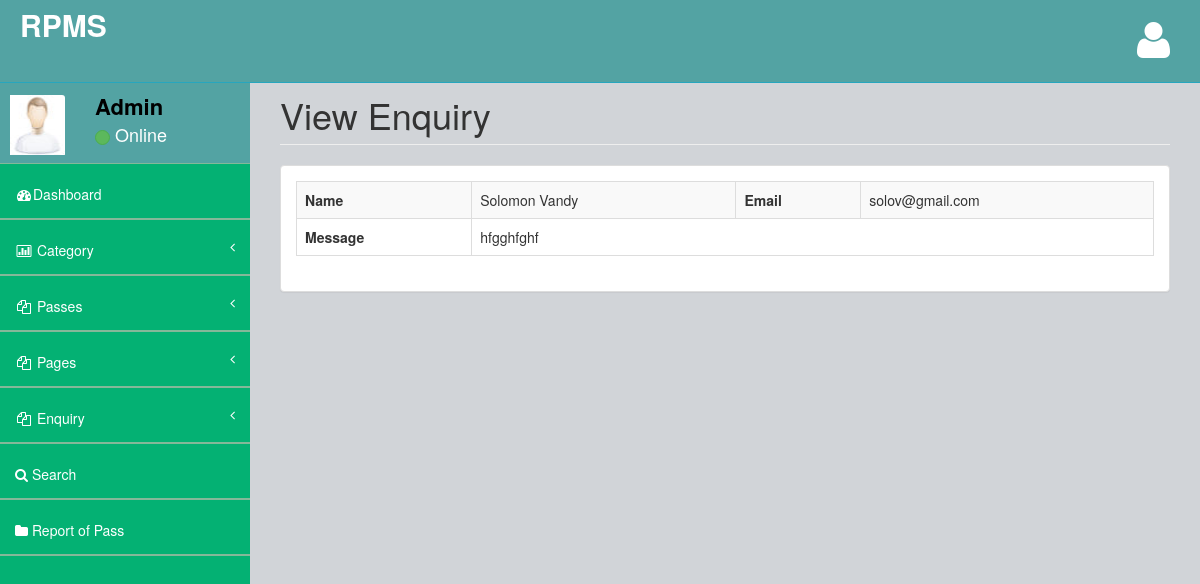
/rpms/admin/view-enquiry.php?viewid=1 (signed in), run on the app's committed database.
### tables this page shows
CREATE TABLE `tblcontact` (
  `ID` int(10) NOT NULL,
  `Name` varchar(200) DEFAULT NULL,
  `Email` varchar(200) DEFAULT NULL,
  `Message` mediumtext DEFAULT NULL,
  `EnquiryDate` timestamp NOT NULL DEFAULT current_timestamp(),
  `IsRead` int(5) DEFAULT NULL
);

### rpms/admin/view-enquiry.php (the view, shortened to what this page needs)
<?php
include('includes/dbconnection.php');
if (strlen($_SESSION['bpmsaid']==0)) {
  header('location:logout.php');
  } else{
 $vid=$_GET['viewid'];
  ?>
<!DOCTYPE html>
<html>
<head>
    <link href="assets/plugins/bootstrap/bootstrap.css" rel="stylesheet" />
    <link href="assets/font-awesome/css/font-awesome.css" rel="stylesheet" />
    <link href="assets/plugins/pace/pace-theme-big-counter.css" rel="stylesheet" />
  <link href="assets/css/style.css" rel="stylesheet" />
      <link href="assets/css/main-style.css" rel="stylesheet" />
    <link href="assets/plugins/dataTables/dataTables.bootstrap.css" rel="stylesheet" />
</head>
<body>
    <div id="wrapper">
       <?php include_once('includes/header.php');?>
        <?php include_once('includes/sidebar.php');?>
        <div id="page-wrapper">
            <div class="row">
                <div class="col-lg-12">
                    <h1 class="page-header">View Enquiry</h1>
                </div>
            </div>
            <div class="row">
                <div class="col-lg-12">
                    <div class="panel panel-default">
                        <div class="panel-body">
                            <div class="table-responsive">
                                <?php
$sql="SELECT * from  tblcontact where ID=$vid";
$query = $dbh -> prepare($sql);
$query->execute();
$results=$query->fetchAll(PDO::FETCH_OBJ);
$cnt=1;
if($query->rowCount() > 0)
{
foreach($results as $row)
{               ?>
                            <table border="1" class="table table-bordered table-striped table-vcenter js-dataTable-full-pagination">
    <tr>
    <th scope>Name</th>
    <td><?php  echo ($row->Name);?></td>
    <th scope>Email</th>
    <td><?php  echo ($row->Email);?></td>
  </tr>
  <tr>
    <th>Message</th>
    <td colspan="4"><?php  echo ($row->Message);?></td>
  </tr>
</table><?php $cnt=$cnt+1;}} ?>
                            </div>
                        </div>
                    </div>
                </div>
            </div>
        </div>
    </div>
</body>
</html>
<?php }  ?>

### rpms/admin/includes/sidebar.php (shortened to what this page needs)
<?php
include('includes/dbconnection.php');
?>
        <nav class="navbar-default navbar-static-side" role="navigation">
            <div class="sidebar-collapse">
                <ul class="nav" id="side-menu">
                    <li>
                        <div class="user-section">
                            <div class="user-section-inner">
                                <img src="assets/img/user.jpg" alt="">
                            </div>
                            <div class="user-info">
                                <?php
$aid=$_SESSION['bpmsaid'];
$sql="SELECT AdminName from  tbladmin where ID=:aid";
$query = $dbh -> prepare($sql);
$query->bindParam(':aid',$aid,PDO::PARAM_STR);
$query->execute();
$results=$query->fetchAll(PDO::FETCH_OBJ);
$cnt=1;
if($query->rowCount() > 0)
{
foreach($results as $row)
{               ?>
                                <div><strong><?php  echo $row->AdminName;?></strong></div>
                                <div class="user-text-online">
                                    <span class="user-circle-online btn btn-success btn-circle "></span>&nbsp;Online
                                </div>
                            </div>
                            <?php $cnt=$cnt+1;}} ?>
                        </div>
                    </li>
                    <li>
                        <a href="dashboard.php"><i class="fa fa-dashboard fa-fw"></i>Dashboard</a>
                    </li>
                    <li>
                        <a href="#"><i class="fa fa-bar-chart-o fa-fw"></i> Category<span class="fa arrow"></span></a>
                    </li>
                    <li>
                        <a href="#"><i class="fa fa-files-o fa-fw"></i> Passes<span class="fa arrow"></span></a>
                    </li>
                    <li>
                        <a href="#"><i class="fa fa-files-o fa-fw"></i> Pages<span class="fa arrow"></span></a>
                    </li>
                    <li>
                        <a href="#"><i class="fa fa-files-o fa-fw"></i> Enquiry<span class="fa arrow"></span></a>
                    </li>
                    <li>
                        <a href="search-pass.php"><i class="fa fa-search"></i> Search</a>
                        </li>
                        <li>
                        <a href="pass-bwdates-report.php"><i class="fa fa-folder"></i>  Report of Pass</a>
                        </li>
                </ul>
            </div>
        </nav>

### rpms/admin/assets/css/style.css (style rules this page uses)
body { background-color: #f8f8f8; }
#wrapper { width: 100%; margin-top: 55px!important; background-color:#04B173; }
#page-wrapper { padding: 0 15px; min-height: 568px; background-color:rgb(209, 212, 216); }
.navbar-static-side ul li { border-bottom:1px solid #84B899 !important; }
.arrow { float: right; }
.fa.arrow:before { content: "\f104"; }
@media (min-width:768px) { .navbar-static-side { z-index: 1; position: absolute; width: 250px; } }
.btn-circle { width: 30px; height: 30px; padding: 6px 0; border-radius: 15px; text-align: center; font-size: 12px; line-height: 1.428571429; }

### rpms/admin/assets/css/main-style.css (style rules this page uses)
.user-section-inner { height: 65px; width: 65px; -moz-border-radius: 3px; -webkit-border-radius: 3px; border-radius: 3px; overflow: hidden; display: inline-block; float: left; margin-right: 15px; margin-top: 20px; }
.user-section-inner img { margin-left:10px; width:55px; height:60px; }
.user-info { display: block; color:#000!important; display: inline-block; padding: 15px; margin-bottom: 0px }
.user-text-online { font-size:18px; color:#fff }
.user-circle-online { width: 15px!important; height: 15px!important; }
.nav > li > a { padding: 20px 15px; }
#side-menu { background-color:#04B173; }
#side-menu a { color:#fff; border-bottom: 1px solid #84B899 !important; height: 55px; }
.navbar-default { border-color: #27A6BE; }
@media (min-width:768px) { #page-wrapper { position: inherit; margin: 0 0 0 250px; padding: 0 30px; min-height: 1000px; } }

### data on the page
tblcontact: Name "Solomon Vandy", Email "solov@gmail.com", Message "hfgghfghf"

### other printed values
$row->AdminName "Admin"
